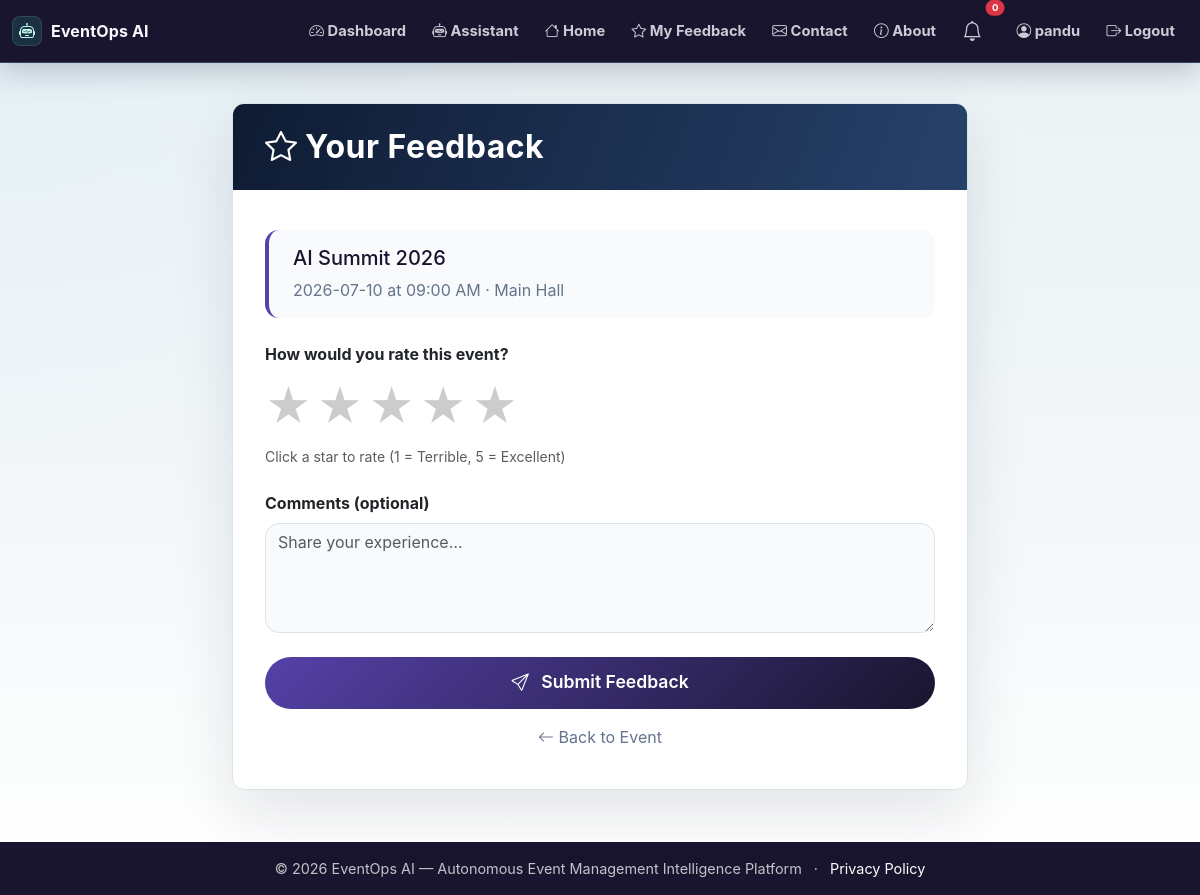
/feedback/1 (signed in), run on an earlier commit of the app's database.
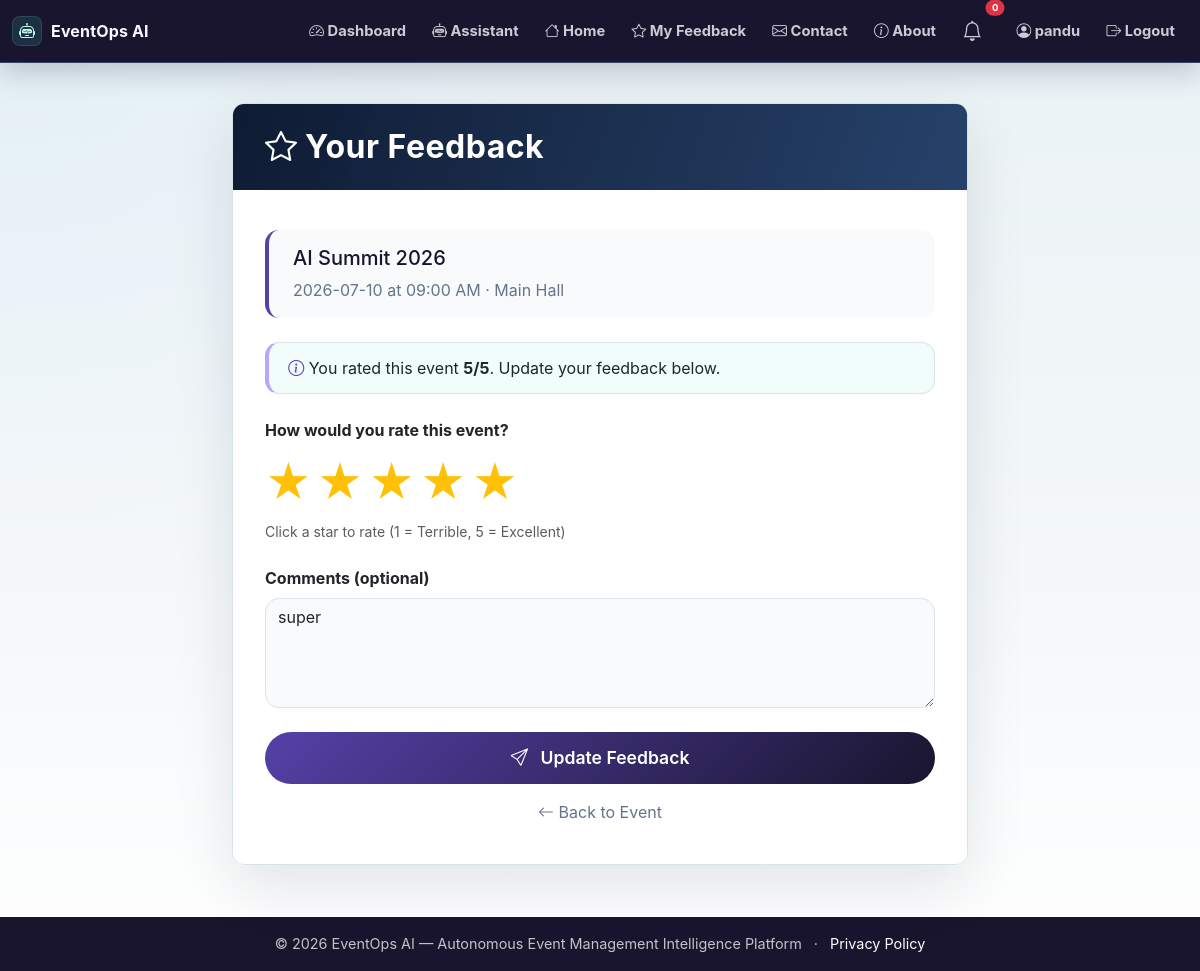
And on a later commit of the database.
### app.py (models this page shows)
class Feedback(db.Model):
    __tablename__ = 'feedback'
    __table_args__ = {'extend_existing': True}
    id = db.Column(db.Integer, primary_key=True)
    user_id = db.Column(db.Integer, db.ForeignKey('user.id'), nullable=False)
    event_id = db.Column(db.Integer, db.ForeignKey('event.id'), nullable=False)
    rating = db.Column(db.Integer, nullable=False)
    comment = db.Column(db.Text)
    created_at = db.Column(db.DateTime, default=lambda: datetime.now(timezone.utc))
    user = db.relationship('User', backref='feedbacks')
    event = db.relationship('Event', backref='feedbacks')

### app.py (the view, shortened to what this page needs)
@app.route('/feedback/<int:event_id>', methods=['GET', 'POST'])
@login_required
def feedback(event_id):
    event = Event.query.get_or_404(event_id)
    existing = Feedback.query.filter_by(user_id=current_user.id, event_id=event_id).first()
    return render_template('feedback.html', event=event, existing=existing)

### app.py (called while the page is built)
@login_manager.user_loader
def load_user(user_id):
    return User.query.get(int(user_id))

### templates/feedback.html (shortened to what this page needs)
{% extends "base.html" %}
{% block content %}
<div class="feedback-wrapper">
    <div class="container">
        <div class="row justify-content-center">
            <div class="col-lg-8 col-md-10">
                <div class="card feedback-card">
                    <div class="card-header">
                        <h2 class="mb-0"><i class="bi bi-star me-2"></i>Your Feedback</h2>
                    </div>
                    <div class="card-body">
                        <div class="event-info">
                            <h5>{{ event.title }}</h5>
                            <p class="text-muted mb-0">{{ event.date }} at {{ event.time }} · {{ event.location }}</p>
                        </div>
                        {% if existing %}
                            <div class="existing-badge">
                                <i class="bi bi-info-circle text-primary"></i> You rated this event <strong>{{ existing.rating }}/5</strong>.
                                Update your feedback below.
                            </div>
                        {% endif %}
                        <form method="POST">
                            <div class="mb-4">
                                <label class="form-label fw-bold">How would you rate this event?</label>
                                <div class="rating-stars">
                                    <label for="star5" title="Excellent">★</label>
                                    <label for="star4" title="Good">★</label>
                                    <label for="star3" title="Average">★</label>
                                    <label for="star2" title="Poor">★</label>
                                    <label for="star1" title="Terrible">★</label>
                                </div>
                                <div class="form-text">Click a star to rate (1 = Terrible, 5 = Excellent)</div>
                            </div>
                            <div class="mb-4">
                                <label for="comment" class="form-label fw-bold">Comments (optional)</label>
                                <textarea class="form-control" id="comment" name="comment" rows="4" placeholder="Share your experience…">{{ existing.comment if existing else '' }}</textarea>
                            </div>
                            <button type="submit" class="btn btn-submit">
                                <i class="bi bi-send"></i> {% if existing %}Update{% else %}Submit{% endif %} Feedback
                            </button>
                        </form>
                        <div class="mt-3 text-center">
                            <a href="{{ url_for('event_detail', event_id=event.id) }}" class="text-decoration-none text-muted">
                                <i class="bi bi-arrow-left"></i> Back to Event
                            </a>
                        </div>
                    </div>
                </div>
            </div>
        </div>
    </div>
</div>
{% endblock %}

What changed in the data, as far as the page shows it:
added Feedback: rating "5", comment "super"
Also different on the page:
text no longer shown: "Submit"
text now shown: "You rated this event /5 . Update your feedback below. Update"
